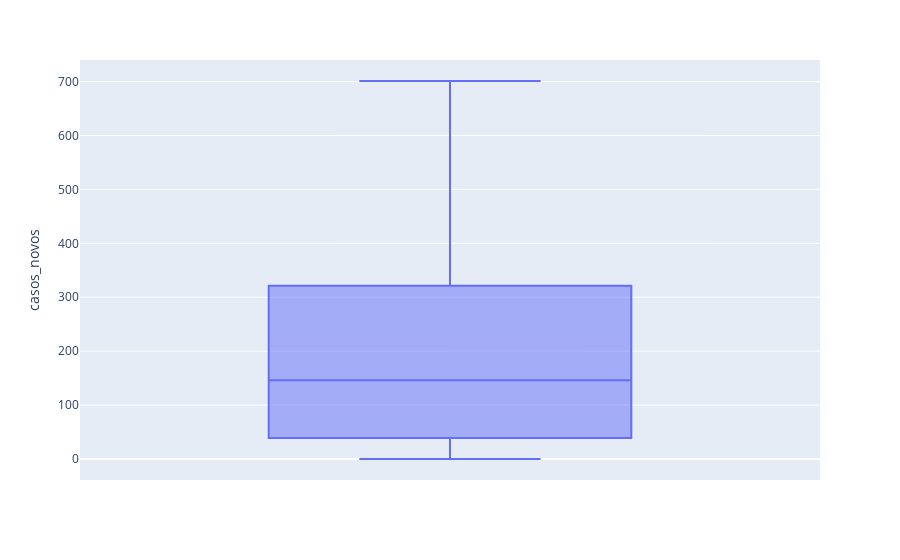

Notebook code cell kept with this figure:
### Code cell
grafico = px.box(covid_campinas_s_outliers, y='casos_novos')
grafico.show()

### Figure 1 — Plotly figure (JSON) as saved in the notebook; plotly's stock layout.template omitted (floating-point values rounded to 4 significant figures; data arrays with more than 128 entries replaced by an {"elided": "..."} marker saying what was removed)
{"data": [{"alignmentgroup": "True", "hovertemplate": "casos_novos=%{y}<extra></extra>", "legendgroup": "", "marker": {"color": "#636efa"}, "name": "", "notched": false, "offsetgroup": "", "orientation": "v", "showlegend": false, "type": "box", "x0": " ", "xaxis": "x", "y": {"elided": "577 int values"}, "y0": " ", "yaxis": "y"}], "layout": {"boxmode": "group", "legend": {"tracegroupgap": 0}, "margin": {"t": 60}, "xaxis": {"anchor": "y", "domain": [0, 1]}, "yaxis": {"anchor": "x", "domain": [0, 1], "title": {"text": "casos_novos"}}}}
